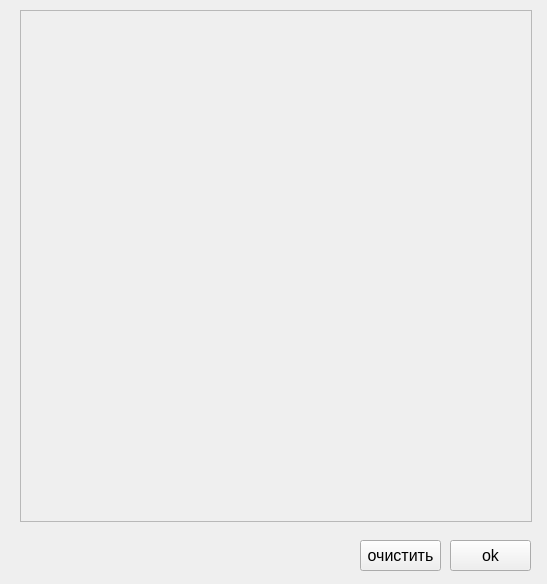
<?xml version="1.0" encoding="UTF-8"?>
<ui version="4.0">
 <class>DrawClass</class>
 <widget class="QWidget" name="DrawClass">
  <property name="geometry">
   <rect>
    <x>0</x>
    <y>0</y>
    <width>547</width>
    <height>584</height>
   </rect>
  </property>
  <property name="windowTitle">
   <string>Draw</string>
  </property>
  <widget class="QPushButton" name="exit">
   <property name="geometry">
    <rect>
     <x>450</x>
     <y>540</y>
     <width>81</width>
     <height>31</height>
    </rect>
   </property>
   <property name="font">
    <font>
     <pointsize>12</pointsize>
    </font>
   </property>
   <property name="text">
    <string>ok</string>
   </property>
  </widget>
  <widget class="QFrame" name="drawArea">
   <property name="geometry">
    <rect>
     <x>20</x>
     <y>10</y>
     <width>512</width>
     <height>512</height>
    </rect>
   </property>
   <property name="font">
    <font>
     <pointsize>12</pointsize>
    </font>
   </property>
   <property name="frameShape">
    <enum>QFrame::StyledPanel</enum>
   </property>
   <property name="frameShadow">
    <enum>QFrame::Raised</enum>
   </property>
  </widget>
  <widget class="QPushButton" name="clear">
   <property name="geometry">
    <rect>
     <x>360</x>
     <y>540</y>
     <width>81</width>
     <height>31</height>
    </rect>
   </property>
   <property name="font">
    <font>
     <pointsize>12</pointsize>
    </font>
   </property>
   <property name="text">
    <string>очистить</string>
   </property>
  </widget>
 </widget>
 <layoutdefault spacing="6" margin="11"/>
 <resources/>
 <connections/>
</ui>
